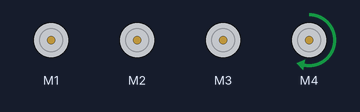
Bench run of a sketch on a simulated Arduino Uno, built with avr-gcc and run on an emulated ATmega328P. On the bench: 4 × DC motor (green arrow = forward, orange = backward, longer = faster). At 32.4 s the program stops and its outputs stay as they are.

Above: at 0.1 s.
At 7.3 s:
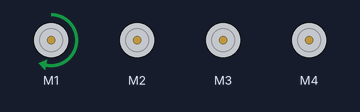
At 12.8 s:
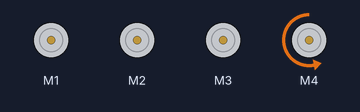
At 17.1 s:
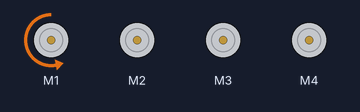
At 23.5 s:
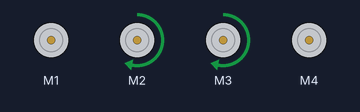
At 32.5 s:
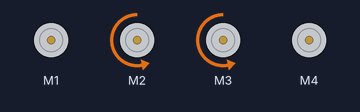
Timing chart, 0 to 33.9 s (numbered marks = the images above):
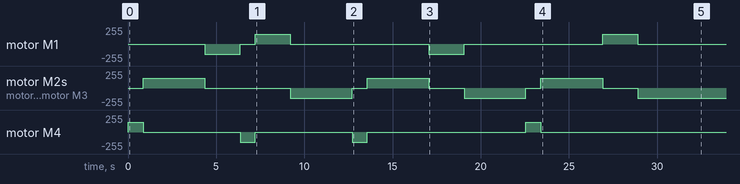

Measured:
- by itself, motor M1: stopped → backward 150/255 at 4.4 s, → stopped 2.0 s later, → forward 150/255 0.85 s later, → stopped 2.0 s later, … (8 changes in this stretch)
- by itself, motor M4: stopped → forward 150/255 at 0.00 s, → stopped 0.85 s later, → backward 150/255 5.5 s later, → stopped 0.85 s later, … (8 changes in this stretch)

The sketch:

arduino_code.ino
```cpp
#include<AFMotor.h>

AF_DCMotor motor1(1);
AF_DCMotor motor2(2);
AF_DCMotor motor3(3);
AF_DCMotor motor4(4);

void setup()
{
  Serial.begin(9600);

  motor1.setSpeed(150);
  motor2.setSpeed(150);
  motor3.setSpeed(150);
  motor4.setSpeed(150);

  motor1.run(RELEASE);
  motor2.run(RELEASE);
  motor3.run(RELEASE);
  motor4.run(RELEASE);
}

void loop()
{
  motor4.run(FORWARD); //going from position B to position A
  delay(850);
  motor4.run(RELEASE);

  motor2.run(FORWARD); //lifting the arms up to pick the object
  motor3.run(FORWARD);
  delay(3500);
  motor2.run(RELEASE);
  motor3.run(RELEASE);

  motor1.run(BACKWARD); //considering that the clamp is opened already
  delay(2000);
  motor1.run(RELEASE);

  motor4.run(BACKWARD); //going from position A to position B
  delay(850);
  motor4.run(RELEASE);

  motor1.run(FORWARD); //opening the clamp and dropping object at position B
  delay(2000);
  motor1.run(RELEASE);

  motor2.run(BACKWARD); //lifting the arms up to make space for object
  motor3.run(BACKWARD);
  delay(3500);
  motor2.run(RELEASE);
  motor3.run(RELEASE);

  motor4.run(BACKWARD); //going from position B to position C
  delay(850);
  motor4.run(RELEASE);

  motor2.run(FORWARD);//going ahead to pick the obj
  motor3.run(FORWARD);
  delay(3500);
  motor2.run(RELEASE);
  motor3.run(RELEASE);

  motor1.run(BACKWARD); //picking 2nd object
  delay(2000);
  motor1.run(RELEASE);

  motor2.run(BACKWARD); //lifting the arms up
  motor3.run(BACKWARD);
  delay(3500);
  motor2.run(RELEASE);
  motor3.run(RELEASE);

  motor4.run(FORWARD);//going from position C to position B
  delay(850);
  motor4.run(RELEASE);

  motor2.run(FORWARD);
  motor3.run(FORWARD);
  delay(3500);
  motor2.run(RELEASE);
  motor3.run(RELEASE);

  motor1.run(FORWARD); //dropping other object
  delay(2000);
  motor1.run(RELEASE);

  motor2.run(BACKWARD);
  motor3.run(BACKWARD);
  delay(3500);
  motor2.run(RELEASE);
  motor3.run(RELEASE);

  exit(0);

}
```
